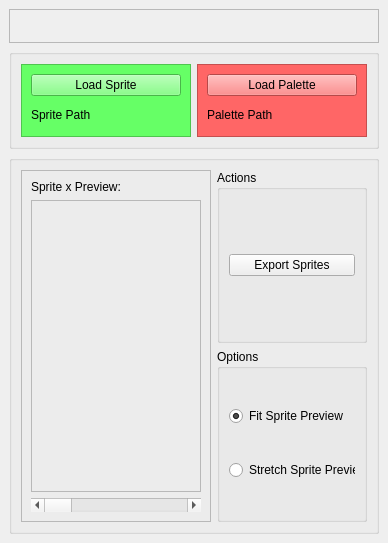
<?xml version="1.0" encoding="UTF-8"?>
<ui version="4.0">
 <class>MainWindow</class>
 <widget class="QMainWindow" name="MainWindow">
  <property name="geometry">
   <rect>
    <x>0</x>
    <y>0</y>
    <width>388</width>
    <height>543</height>
   </rect>
  </property>
  <property name="sizePolicy">
   <sizepolicy hsizetype="Preferred" vsizetype="Preferred">
    <horstretch>0</horstretch>
    <verstretch>0</verstretch>
   </sizepolicy>
  </property>
  <property name="maximumSize">
   <size>
    <width>16777215</width>
    <height>16777215</height>
   </size>
  </property>
  <property name="windowTitle">
   <string>Bubble Bobble Hero 2 Sprite Ripper</string>
  </property>
  <property name="windowIcon">
   <iconset>
    <normaloff>../fire.ico</normaloff>../fire.ico</iconset>
  </property>
  <property name="layoutDirection">
   <enum>Qt::LeftToRight</enum>
  </property>
  <property name="autoFillBackground">
   <bool>false</bool>
  </property>
  <widget class="QWidget" name="centralwidget">
   <property name="enabled">
    <bool>true</bool>
   </property>
   <layout class="QVBoxLayout" name="verticalLayout">
    <item>
     <widget class="QFrame" name="frame_title">
      <property name="sizePolicy">
       <sizepolicy hsizetype="Preferred" vsizetype="Fixed">
        <horstretch>0</horstretch>
        <verstretch>0</verstretch>
       </sizepolicy>
      </property>
      <property name="minimumSize">
       <size>
        <width>0</width>
        <height>0</height>
       </size>
      </property>
      <property name="maximumSize">
       <size>
        <width>16777215</width>
        <height>16777215</height>
       </size>
      </property>
      <property name="frameShape">
       <enum>QFrame::StyledPanel</enum>
      </property>
      <property name="frameShadow">
       <enum>QFrame::Raised</enum>
      </property>
      <layout class="QGridLayout" name="gridLayout_2">
       <item row="0" column="0">
        <widget class="QLabel" name="label_title">
         <property name="sizePolicy">
          <sizepolicy hsizetype="Fixed" vsizetype="Fixed">
           <horstretch>0</horstretch>
           <verstretch>0</verstretch>
          </sizepolicy>
         </property>
         <property name="minimumSize">
          <size>
           <width>0</width>
           <height>0</height>
          </size>
         </property>
         <property name="maximumSize">
          <size>
           <width>350</width>
           <height>128</height>
          </size>
         </property>
         <property name="text">
          <string/>
         </property>
         <property name="textFormat">
          <enum>Qt::AutoText</enum>
         </property>
         <property name="pixmap">
          <pixmap>../banner.fw.png</pixmap>
         </property>
         <property name="scaledContents">
          <bool>true</bool>
         </property>
         <property name="wordWrap">
          <bool>false</bool>
         </property>
        </widget>
       </item>
      </layout>
     </widget>
    </item>
    <item>
     <widget class="QGroupBox" name="groupBox_middle">
      <property name="sizePolicy">
       <sizepolicy hsizetype="Preferred" vsizetype="Fixed">
        <horstretch>0</horstretch>
        <verstretch>0</verstretch>
       </sizepolicy>
      </property>
      <property name="maximumSize">
       <size>
        <width>16777215</width>
        <height>100</height>
       </size>
      </property>
      <property name="title">
       <string/>
      </property>
      <layout class="QHBoxLayout" name="horizontalLayout">
       <item>
        <widget class="QFrame" name="frame_sprite">
         <property name="styleSheet">
          <string notr="true">background-color: #6f6</string>
         </property>
         <property name="frameShape">
          <enum>QFrame::StyledPanel</enum>
         </property>
         <property name="frameShadow">
          <enum>QFrame::Raised</enum>
         </property>
         <layout class="QVBoxLayout" name="verticalLayout_2">
          <item>
           <widget class="QPushButton" name="button_load_sprite">
            <property name="text">
             <string>Load Sprite</string>
            </property>
           </widget>
          </item>
          <item>
           <widget class="QLabel" name="label_sprite_path">
            <property name="text">
             <string>Sprite Path</string>
            </property>
           </widget>
          </item>
         </layout>
        </widget>
       </item>
       <item>
        <widget class="QFrame" name="frame_palette">
         <property name="styleSheet">
          <string notr="true">background-color: #f66;</string>
         </property>
         <property name="frameShape">
          <enum>QFrame::StyledPanel</enum>
         </property>
         <property name="frameShadow">
          <enum>QFrame::Raised</enum>
         </property>
         <layout class="QVBoxLayout" name="verticalLayout_3">
          <item>
           <widget class="QPushButton" name="button_load_palette">
            <property name="text">
             <string>Load Palette</string>
            </property>
           </widget>
          </item>
          <item>
           <widget class="QLabel" name="label_palette_path">
            <property name="text">
             <string>Palette Path</string>
            </property>
           </widget>
          </item>
         </layout>
        </widget>
       </item>
      </layout>
     </widget>
    </item>
    <item>
     <widget class="QGroupBox" name="groupBox_bottom">
      <layout class="QHBoxLayout" name="horizontalLayout_2">
       <item>
        <widget class="QFrame" name="frame_preview">
         <property name="frameShape">
          <enum>QFrame::StyledPanel</enum>
         </property>
         <property name="frameShadow">
          <enum>QFrame::Raised</enum>
         </property>
         <layout class="QVBoxLayout" name="verticalLayout_5">
          <item>
           <widget class="QLabel" name="label_preview_title">
            <property name="sizePolicy">
             <sizepolicy hsizetype="Preferred" vsizetype="Fixed">
              <horstretch>0</horstretch>
              <verstretch>0</verstretch>
             </sizepolicy>
            </property>
            <property name="text">
             <string>Sprite x Preview:</string>
            </property>
           </widget>
          </item>
          <item>
           <widget class="QFrame" name="frame_preview_parent">
            <property name="sizePolicy">
             <sizepolicy hsizetype="Preferred" vsizetype="Preferred">
              <horstretch>0</horstretch>
              <verstretch>0</verstretch>
             </sizepolicy>
            </property>
            <property name="maximumSize">
             <size>
              <width>16777215</width>
              <height>16777215</height>
             </size>
            </property>
            <property name="styleSheet">
             <string notr="true"/>
            </property>
            <property name="frameShape">
             <enum>QFrame::StyledPanel</enum>
            </property>
            <property name="frameShadow">
             <enum>QFrame::Raised</enum>
            </property>
            <layout class="QGridLayout" name="gridLayout">
             <property name="leftMargin">
              <number>0</number>
             </property>
             <property name="topMargin">
              <number>0</number>
             </property>
             <property name="rightMargin">
              <number>0</number>
             </property>
             <property name="bottomMargin">
              <number>0</number>
             </property>
             <property name="spacing">
              <number>0</number>
             </property>
             <item row="0" column="0">
              <widget class="QLabel" name="label_preview_pixmap">
               <property name="sizePolicy">
                <sizepolicy hsizetype="Fixed" vsizetype="Fixed">
                 <horstretch>0</horstretch>
                 <verstretch>0</verstretch>
                </sizepolicy>
               </property>
               <property name="maximumSize">
                <size>
                 <width>152</width>
                 <height>152</height>
                </size>
               </property>
               <property name="baseSize">
                <size>
                 <width>0</width>
                 <height>0</height>
                </size>
               </property>
               <property name="text">
                <string/>
               </property>
               <property name="scaledContents">
                <bool>true</bool>
               </property>
               <property name="wordWrap">
                <bool>false</bool>
               </property>
              </widget>
             </item>
            </layout>
           </widget>
          </item>
          <item>
           <widget class="QScrollBar" name="scrollbar_preview">
            <property name="maximum">
             <number>99</number>
            </property>
            <property name="pageStep">
             <number>10</number>
            </property>
            <property name="value">
             <number>0</number>
            </property>
            <property name="sliderPosition">
             <number>0</number>
            </property>
            <property name="orientation">
             <enum>Qt::Horizontal</enum>
            </property>
           </widget>
          </item>
         </layout>
        </widget>
       </item>
       <item>
        <widget class="QFrame" name="frame_actions_options">
         <property name="sizePolicy">
          <sizepolicy hsizetype="Fixed" vsizetype="Preferred">
           <horstretch>0</horstretch>
           <verstretch>0</verstretch>
          </sizepolicy>
         </property>
         <property name="maximumSize">
          <size>
           <width>150</width>
           <height>16777215</height>
          </size>
         </property>
         <property name="contextMenuPolicy">
          <enum>Qt::DefaultContextMenu</enum>
         </property>
         <property name="frameShape">
          <enum>QFrame::NoFrame</enum>
         </property>
         <property name="frameShadow">
          <enum>QFrame::Plain</enum>
         </property>
         <property name="lineWidth">
          <number>0</number>
         </property>
         <property name="midLineWidth">
          <number>0</number>
         </property>
         <layout class="QVBoxLayout" name="verticalLayout_6">
          <property name="spacing">
           <number>6</number>
          </property>
          <property name="leftMargin">
           <number>0</number>
          </property>
          <property name="topMargin">
           <number>0</number>
          </property>
          <property name="rightMargin">
           <number>0</number>
          </property>
          <property name="bottomMargin">
           <number>0</number>
          </property>
          <item>
           <widget class="QGroupBox" name="groupBox_actions">
            <property name="sizePolicy">
             <sizepolicy hsizetype="Preferred" vsizetype="Preferred">
              <horstretch>0</horstretch>
              <verstretch>0</verstretch>
             </sizepolicy>
            </property>
            <property name="maximumSize">
             <size>
              <width>16777215</width>
              <height>16777215</height>
             </size>
            </property>
            <property name="title">
             <string>Actions</string>
            </property>
            <layout class="QVBoxLayout" name="verticalLayout_4">
             <item>
              <widget class="QPushButton" name="button_export_sprites">
               <property name="text">
                <string>Export Sprites</string>
               </property>
              </widget>
             </item>
            </layout>
           </widget>
          </item>
          <item>
           <widget class="QGroupBox" name="groupBox_options">
            <property name="sizePolicy">
             <sizepolicy hsizetype="Preferred" vsizetype="Preferred">
              <horstretch>0</horstretch>
              <verstretch>0</verstretch>
             </sizepolicy>
            </property>
            <property name="maximumSize">
             <size>
              <width>16777215</width>
              <height>16777215</height>
             </size>
            </property>
            <property name="title">
             <string>Options</string>
            </property>
            <property name="flat">
             <bool>false</bool>
            </property>
            <property name="checkable">
             <bool>false</bool>
            </property>
            <layout class="QVBoxLayout" name="verticalLayout_7">
             <item>
              <widget class="QRadioButton" name="radio_button_fit">
               <property name="text">
                <string>Fit Sprite Preview</string>
               </property>
               <property name="checked">
                <bool>true</bool>
               </property>
              </widget>
             </item>
             <item>
              <widget class="QRadioButton" name="radio_button_stretch">
               <property name="text">
                <string>Stretch Sprite Preview</string>
               </property>
              </widget>
             </item>
            </layout>
           </widget>
          </item>
         </layout>
        </widget>
       </item>
      </layout>
     </widget>
    </item>
   </layout>
  </widget>
 </widget>
 <resources/>
 <connections/>
</ui>
